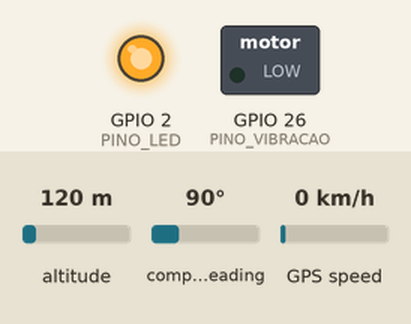
Recording of a sketch running on a simulated ESP32. On the bench: switched loads named in the sketch (green lamp = pin HIGH), output pins drawn as LEDs (lit = HIGH). Inputs (shaded band) come from the test bench; at power-on: altitude 120 m, compass heading 90°, GPS speed 0 km/h. WiFi joins after 1.5 s; servers stay silent unless stated; the GPS gets a fix after 3 s at 37.7749, -122.4194 with 8 satellites; no MQTT or app messages arrive unless stated.

Above: at 0.5 s.
At 3.1 s:
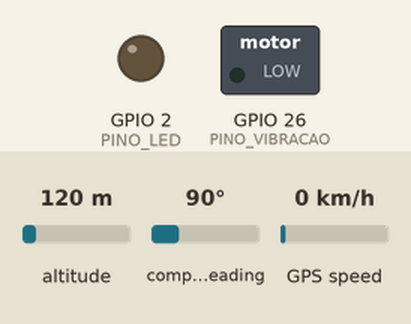
Timing chart, 0 to 40.0 s (numbered marks = the images above):
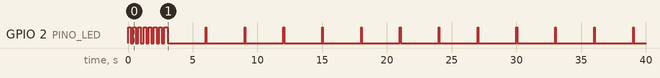

The sketch:

capacete_esp32.ino
```cpp
// PROJETO EXPRO — firmware do capacete (ESP32) — ESBOÇO PARA PROTÓTIPO
//
// Envia a posição (GPS) para a central e sinaliza os alertas com bipe, vibração e LED.
// Placas sugeridas: ESP32 DevKit + módulo GPS (NEO-6M/NEO-M8N) ou LilyGO T-Beam (ESP32 + GPS + LoRa).
// Bibliotecas (Gerenciador de Bibliotecas da IDE Arduino): PubSubClient, TinyGPSPlus, ArduinoJson (v7).
//
// Tópicos MQTT (os mesmos de expro/adaptadores/mqtt.py):
//   publica  expro/capacetes/<ID>/posicao  {"lat": -16.68, "lon": -49.26, "bateria": 87}
//   assina   expro/alerta                  {"nivel": 1|2|3}  ou  {"nivel": 0} (silêncio)
//
// Esboço não testado em hardware: confira pinos e bibliotecas antes de usar.

#include <WiFi.h>
#include <PubSubClient.h>
#include <TinyGPSPlus.h>
#include <ArduinoJson.h>

// ---------------- configure aqui ----------------
const char* WIFI_SSID = "EXPRO";
const char* WIFI_SENHA = "troque-a-senha";
const char* MQTT_HOST = "192.168.0.10";  // IP do Raspberry Pi (central)
const uint16_t MQTT_PORTA = 1883;
const char* ID_CAPACETE = "CAP-01";

const int PINO_BUZZER = 25;
const int PINO_VIBRACAO = 26;  // motor de vibração via transistor
const int PINO_LED = 2;
const int PINO_GPS_RX = 16;    // RX do ESP32 <- TX do GPS
const int PINO_GPS_TX = 17;
const unsigned long INTERVALO_ENVIO_MS = 2000;
// ------------------------------------------------

TinyGPSPlus gps;
HardwareSerial serialGps(2);
WiFiClient wifi;
PubSubClient mqtt(wifi);

int nivelAtual = 0;
unsigned long ultimoEnvio = 0;
unsigned long ultimaTentativa = 0;
char topicoPosicao[64];

void aoReceberAlerta(char*, byte* payload, unsigned int tamanho) {
  JsonDocument doc;
  if (deserializeJson(doc, payload, tamanho)) return;
  nivelAtual = doc["nivel"] | 0;
}

void conectar() {
  if (WiFi.status() != WL_CONNECTED || mqtt.connected()) return;
  if (millis() - ultimaTentativa < 3000) return;  // não trava o loop tentando reconectar
  ultimaTentativa = millis();
  if (mqtt.connect(ID_CAPACETE)) {
    mqtt.subscribe("expro/alerta", 1);
  }
}

void enviarPosicao() {
  if (millis() - ultimoEnvio < INTERVALO_ENVIO_MS) return;
  if (!gps.location.isValid() || gps.location.age() > 3000) return;  // sem posição confiável: não envia
  ultimoEnvio = millis();
  JsonDocument doc;
  doc["lat"] = gps.location.lat();
  doc["lon"] = gps.location.lng();
  doc["bateria"] = 100;  // substitua pela leitura real do divisor de tensão da bateria
  char texto[128];
  size_t n = serializeJson(doc, texto);
  mqtt.publish(topicoPosicao, (const uint8_t*)texto, n, false);
}

// Padrões por nível: Nível 3 = bipe curto a cada 2 s; Nível 2 = bipes rápidos; Nível 1 = sirene contínua.
void sinalizar() {
  unsigned long t = millis();
  bool ligado = false;
  int frequencia = 0;
  switch (nivelAtual) {
    case 3: ligado = (t % 2000) < 200; frequencia = 880; break;
    case 2: ligado = (t % 500) < 250; frequencia = ((t / 500) % 2) ? 960 : 720; break;
    case 1: ligado = true; frequencia = 600 + (t % 1600 < 800 ? t % 800 : 800 - t % 800) / 50 * 50; break;
    default: break;
  }
  static int frequenciaAtual = -1;  // só reconfigura o buzzer quando o som muda
  int desejada = ligado ? frequencia : 0;
  if (desejada != frequenciaAtual) {
    if (desejada > 0) tone(PINO_BUZZER, desejada); else noTone(PINO_BUZZER);
    frequenciaAtual = desejada;
  }
  digitalWrite(PINO_VIBRACAO, ligado ? HIGH : LOW);

  bool conectado = mqtt.connected();
  bool led = nivelAtual > 0 ? ligado : (conectado ? (t % 3000) < 50 : (t % 400) < 200);
  digitalWrite(PINO_LED, led ? HIGH : LOW);  // piscar rápido = sem conexão com a central
}

void setup() {
  pinMode(PINO_BUZZER, OUTPUT);
  pinMode(PINO_VIBRACAO, OUTPUT);
  pinMode(PINO_LED, OUTPUT);
  serialGps.begin(9600, SERIAL_8N1, PINO_GPS_RX, PINO_GPS_TX);
  snprintf(topicoPosicao, sizeof(topicoPosicao), "expro/capacetes/%s/posicao", ID_CAPACETE);
  WiFi.mode(WIFI_STA);
  WiFi.setAutoReconnect(true);
  WiFi.begin(WIFI_SSID, WIFI_SENHA);
  mqtt.setServer(MQTT_HOST, MQTT_PORTA);
  mqtt.setCallback(aoReceberAlerta);
}

void loop() {
  while (serialGps.available()) gps.encode(serialGps.read());
  conectar();
  mqtt.loop();
  if (mqtt.connected()) enviarPosicao();
  sinalizar();
}
```

Measured:
- by itself, GPIO 2 (PINO_LED): goes 7 × (HIGH 0.19 s, LOW 0.20 s), HIGH 0.25 s, 12 × (LOW 3.0 s, HIGH 0.05 s), then LOW
